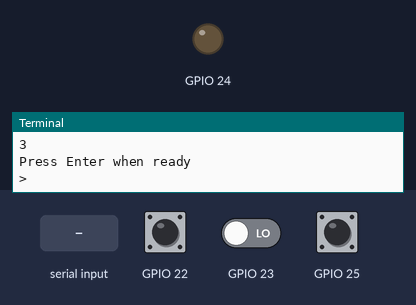
A program run on a simulated Raspberry Pi (BCM pin numbers). Parts: output pins drawn as LEDs (lit = HIGH), the last lines printed to the terminal. The test bench sets the inputs (shaded band); at power-on: GPIO 25 LOW, GPIO 22 LOW, GPIO 23 LOW. The clock reads 2024-03-15 10:24:30 at power-on unless the program sets it. At 6.9 s the program stops and its outputs stay as they are.

Above: at 1.2 s.
1.3 s: "1" typed at the terminal, then Enter
2.8 s: GPIO 25 pulled HIGH for 0.15 s
At 4.0 s:
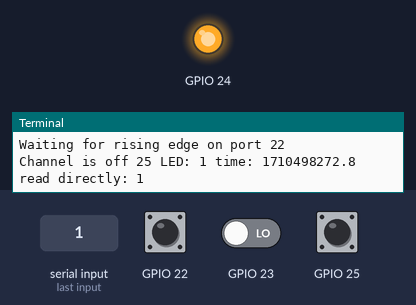
4.4 s: GPIO 25 pulled HIGH for 1 s
At 5.3 s:
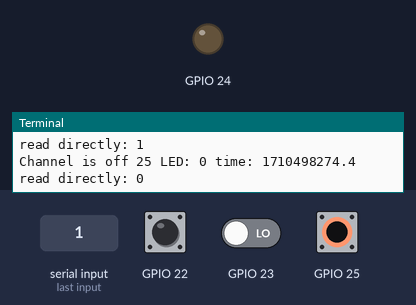
6.9 s: GPIO 22 pulled HIGH for 0.15 s
Timing chart, 0 to 8.4 s (numbered marks = the images above; inputs shaded):
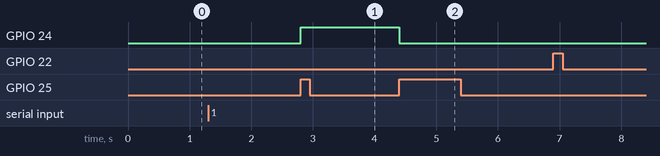

Measured:
- after the input at 2.8 s, GPIO 24: LOW → HIGH at once
- after the input at 4.4 s, GPIO 24: HIGH → LOW at once

The program:

sc8gpio.py
```python
#!/usr/bin/env python
# -*- coding: utf-8 -*-
print u"Content-type: text/html; charset=utf-8\n\n"

#mycomment=работа с GPIO

import RPi.GPIO as GPIO
print GPIO.VERSION
print GPIO.RPI_REVISION

import time
from time import sleep     # this lets us have a time delay (see line 12)

def my_callback(intCh):
	import time
	if intCh==25:
	    if GPIO.input(24):k=0
	    else: k=1
	if intCh==23: k=0
	GPIO.output(24, k)
	print "Channel is off",intCh,"LED:",k,"time:",time.time()
	print "read directly:",GPIO.input(24)

GPIO.setmode(GPIO.BCM)     # set up BCM GPIO numbering

GPIO.setup(25, GPIO.IN, pull_up_down=GPIO.PUD_DOWN)   	# set GPIO25 as input (button)
GPIO.setup(24, GPIO.OUT)   				# set GPIO24 as an output (LED)
GPIO.setup(23, GPIO.IN, pull_up_down=GPIO.PUD_DOWN)
GPIO.setup(22, GPIO.IN, pull_up_down=GPIO.PUD_DOWN)	# not connected

StartTime=time.time()
j=0
raw_input("Press Enter when ready\n>")
GPIO.add_event_detect(25, GPIO.RISING, callback=my_callback, bouncetime=300)
GPIO.add_event_detect(23, GPIO.FALLING, callback=my_callback, bouncetime=300)
try:
    print "Waiting for rising edge on port 22"
    GPIO.wait_for_edge(22, GPIO.RISING)
    print "Rising edge detected on port 22. Here endeth the third lesson."
except KeyboardInterrupt:
    GPIO.cleanup()
finally:
    GPIO.cleanup()
GPIO.cleanup()
```
